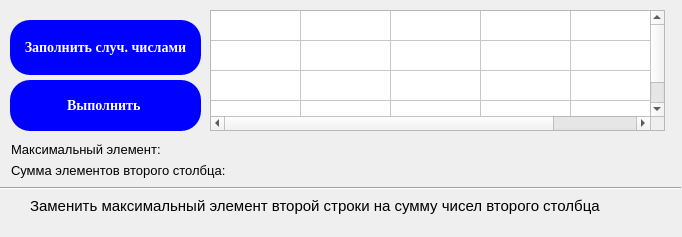
<?xml version="1.0" encoding="UTF-8"?>
<ui version="4.0">
 <class>Dialog</class>
 <widget class="QDialog" name="Dialog">
  <property name="geometry">
   <rect>
    <x>0</x>
    <y>0</y>
    <width>682</width>
    <height>237</height>
   </rect>
  </property>
  <property name="minimumSize">
   <size>
    <width>682</width>
    <height>237</height>
   </size>
  </property>
  <property name="maximumSize">
   <size>
    <width>682</width>
    <height>237</height>
   </size>
  </property>
  <property name="font">
   <font>
    <family>Times New Roman</family>
    <pointsize>12</pointsize>
   </font>
  </property>
  <property name="cursor">
   <cursorShape>ArrowCursor</cursorShape>
  </property>
  <property name="contextMenuPolicy">
   <enum>Qt::ActionsContextMenu</enum>
  </property>
  <property name="windowTitle">
   <string>Dialog</string>
  </property>
  <widget class="QTableWidget" name="tableWidget">
   <property name="enabled">
    <bool>true</bool>
   </property>
   <property name="geometry">
    <rect>
     <x>210</x>
     <y>10</y>
     <width>455</width>
     <height>121</height>
    </rect>
   </property>
   <property name="minimumSize">
    <size>
     <width>441</width>
     <height>0</height>
    </size>
   </property>
   <property name="maximumSize">
    <size>
     <width>455</width>
     <height>220</height>
    </size>
   </property>
   <property name="font">
    <font>
     <pointsize>10</pointsize>
    </font>
   </property>
   <property name="cursor" stdset="0">
    <cursorShape>PointingHandCursor</cursorShape>
   </property>
   <property name="rowCount">
    <number>4</number>
   </property>
   <attribute name="horizontalHeaderVisible">
    <bool>false</bool>
   </attribute>
   <attribute name="horizontalHeaderCascadingSectionResizes">
    <bool>false</bool>
   </attribute>
   <attribute name="horizontalHeaderDefaultSectionSize">
    <number>90</number>
   </attribute>
   <attribute name="horizontalHeaderMinimumSectionSize">
    <number>55</number>
   </attribute>
   <attribute name="verticalHeaderVisible">
    <bool>false</bool>
   </attribute>
   <attribute name="verticalHeaderHighlightSections">
    <bool>false</bool>
   </attribute>
   <row>
    <property name="text">
     <string/>
    </property>
   </row>
   <row>
    <property name="text">
     <string/>
    </property>
   </row>
   <row>
    <property name="text">
     <string/>
    </property>
   </row>
   <row>
    <property name="text">
     <string/>
    </property>
   </row>
   <column>
    <property name="text">
     <string>C1</string>
    </property>
   </column>
   <column>
    <property name="text">
     <string>C2</string>
    </property>
   </column>
   <column>
    <property name="text">
     <string>C3</string>
    </property>
   </column>
   <column>
    <property name="text">
     <string>C4</string>
    </property>
   </column>
   <column>
    <property name="text">
     <string>C5</string>
    </property>
   </column>
  </widget>
  <widget class="QPushButton" name="btn_random_number">
   <property name="geometry">
    <rect>
     <x>10</x>
     <y>20</y>
     <width>191</width>
     <height>55</height>
    </rect>
   </property>
   <property name="palette">
    <palette>
     <active>
      <colorrole role="WindowText">
       <brush brushstyle="SolidPattern">
        <color alpha="255">
         <red>255</red>
         <green>255</green>
         <blue>255</blue>
        </color>
       </brush>
      </colorrole>
      <colorrole role="Button">
       <brush brushstyle="SolidPattern">
        <color alpha="255">
         <red>0</red>
         <green>0</green>
         <blue>255</blue>
        </color>
       </brush>
      </colorrole>
      <colorrole role="Text">
       <brush brushstyle="SolidPattern">
        <color alpha="255">
         <red>255</red>
         <green>255</green>
         <blue>255</blue>
        </color>
       </brush>
      </colorrole>
      <colorrole role="ButtonText">
       <brush brushstyle="SolidPattern">
        <color alpha="255">
         <red>255</red>
         <green>255</green>
         <blue>255</blue>
        </color>
       </brush>
      </colorrole>
      <colorrole role="Base">
       <brush brushstyle="SolidPattern">
        <color alpha="255">
         <red>0</red>
         <green>0</green>
         <blue>255</blue>
        </color>
       </brush>
      </colorrole>
      <colorrole role="Window">
       <brush brushstyle="SolidPattern">
        <color alpha="255">
         <red>0</red>
         <green>0</green>
         <blue>255</blue>
        </color>
       </brush>
      </colorrole>
     </active>
     <inactive>
      <colorrole role="WindowText">
       <brush brushstyle="SolidPattern">
        <color alpha="255">
         <red>255</red>
         <green>255</green>
         <blue>255</blue>
        </color>
       </brush>
      </colorrole>
      <colorrole role="Button">
       <brush brushstyle="SolidPattern">
        <color alpha="255">
         <red>0</red>
         <green>0</green>
         <blue>255</blue>
        </color>
       </brush>
      </colorrole>
      <colorrole role="Text">
       <brush brushstyle="SolidPattern">
        <color alpha="255">
         <red>255</red>
         <green>255</green>
         <blue>255</blue>
        </color>
       </brush>
      </colorrole>
      <colorrole role="ButtonText">
       <brush brushstyle="SolidPattern">
        <color alpha="255">
         <red>255</red>
         <green>255</green>
         <blue>255</blue>
        </color>
       </brush>
      </colorrole>
      <colorrole role="Base">
       <brush brushstyle="SolidPattern">
        <color alpha="255">
         <red>0</red>
         <green>0</green>
         <blue>255</blue>
        </color>
       </brush>
      </colorrole>
      <colorrole role="Window">
       <brush brushstyle="SolidPattern">
        <color alpha="255">
         <red>0</red>
         <green>0</green>
         <blue>255</blue>
        </color>
       </brush>
      </colorrole>
     </inactive>
     <disabled>
      <colorrole role="WindowText">
       <brush brushstyle="SolidPattern">
        <color alpha="255">
         <red>255</red>
         <green>255</green>
         <blue>255</blue>
        </color>
       </brush>
      </colorrole>
      <colorrole role="Button">
       <brush brushstyle="SolidPattern">
        <color alpha="255">
         <red>0</red>
         <green>0</green>
         <blue>255</blue>
        </color>
       </brush>
      </colorrole>
      <colorrole role="Text">
       <brush brushstyle="SolidPattern">
        <color alpha="255">
         <red>255</red>
         <green>255</green>
         <blue>255</blue>
        </color>
       </brush>
      </colorrole>
      <colorrole role="ButtonText">
       <brush brushstyle="SolidPattern">
        <color alpha="255">
         <red>255</red>
         <green>255</green>
         <blue>255</blue>
        </color>
       </brush>
      </colorrole>
      <colorrole role="Base">
       <brush brushstyle="SolidPattern">
        <color alpha="255">
         <red>0</red>
         <green>0</green>
         <blue>255</blue>
        </color>
       </brush>
      </colorrole>
      <colorrole role="Window">
       <brush brushstyle="SolidPattern">
        <color alpha="255">
         <red>0</red>
         <green>0</green>
         <blue>255</blue>
        </color>
       </brush>
      </colorrole>
     </disabled>
    </palette>
   </property>
   <property name="font">
    <font>
     <pointsize>-1</pointsize>
     <weight>87</weight>
     <bold>true</bold>
    </font>
   </property>
   <property name="cursor">
    <cursorShape>PointingHandCursor</cursorShape>
   </property>
   <property name="acceptDrops">
    <bool>false</bool>
   </property>
   <property name="styleSheet">
    <string notr="true">background-color:blue;
color:white;
border-radius:20px;
font-size:14px;
font-weight:700</string>
   </property>
   <property name="text">
    <string>Заполнить случ. числами</string>
   </property>
  </widget>
  <widget class="QPushButton" name="btn_solve">
   <property name="enabled">
    <bool>true</bool>
   </property>
   <property name="geometry">
    <rect>
     <x>10</x>
     <y>80</y>
     <width>191</width>
     <height>51</height>
    </rect>
   </property>
   <property name="palette">
    <palette>
     <active>
      <colorrole role="WindowText">
       <brush brushstyle="SolidPattern">
        <color alpha="255">
         <red>255</red>
         <green>255</green>
         <blue>255</blue>
        </color>
       </brush>
      </colorrole>
      <colorrole role="Button">
       <brush brushstyle="SolidPattern">
        <color alpha="255">
         <red>0</red>
         <green>0</green>
         <blue>255</blue>
        </color>
       </brush>
      </colorrole>
      <colorrole role="Text">
       <brush brushstyle="SolidPattern">
        <color alpha="255">
         <red>255</red>
         <green>255</green>
         <blue>255</blue>
        </color>
       </brush>
      </colorrole>
      <colorrole role="ButtonText">
       <brush brushstyle="SolidPattern">
        <color alpha="255">
         <red>255</red>
         <green>255</green>
         <blue>255</blue>
        </color>
       </brush>
      </colorrole>
      <colorrole role="Base">
       <brush brushstyle="SolidPattern">
        <color alpha="255">
         <red>0</red>
         <green>0</green>
         <blue>255</blue>
        </color>
       </brush>
      </colorrole>
      <colorrole role="Window">
       <brush brushstyle="SolidPattern">
        <color alpha="255">
         <red>0</red>
         <green>0</green>
         <blue>255</blue>
        </color>
       </brush>
      </colorrole>
     </active>
     <inactive>
      <colorrole role="WindowText">
       <brush brushstyle="SolidPattern">
        <color alpha="255">
         <red>255</red>
         <green>255</green>
         <blue>255</blue>
        </color>
       </brush>
      </colorrole>
      <colorrole role="Button">
       <brush brushstyle="SolidPattern">
        <color alpha="255">
         <red>0</red>
         <green>0</green>
         <blue>255</blue>
        </color>
       </brush>
      </colorrole>
      <colorrole role="Text">
       <brush brushstyle="SolidPattern">
        <color alpha="255">
         <red>255</red>
         <green>255</green>
         <blue>255</blue>
        </color>
       </brush>
      </colorrole>
      <colorrole role="ButtonText">
       <brush brushstyle="SolidPattern">
        <color alpha="255">
         <red>255</red>
         <green>255</green>
         <blue>255</blue>
        </color>
       </brush>
      </colorrole>
      <colorrole role="Base">
       <brush brushstyle="SolidPattern">
        <color alpha="255">
         <red>0</red>
         <green>0</green>
         <blue>255</blue>
        </color>
       </brush>
      </colorrole>
      <colorrole role="Window">
       <brush brushstyle="SolidPattern">
        <color alpha="255">
         <red>0</red>
         <green>0</green>
         <blue>255</blue>
        </color>
       </brush>
      </colorrole>
     </inactive>
     <disabled>
      <colorrole role="WindowText">
       <brush brushstyle="SolidPattern">
        <color alpha="255">
         <red>255</red>
         <green>255</green>
         <blue>255</blue>
        </color>
       </brush>
      </colorrole>
      <colorrole role="Button">
       <brush brushstyle="SolidPattern">
        <color alpha="255">
         <red>0</red>
         <green>0</green>
         <blue>255</blue>
        </color>
       </brush>
      </colorrole>
      <colorrole role="Text">
       <brush brushstyle="SolidPattern">
        <color alpha="255">
         <red>255</red>
         <green>255</green>
         <blue>255</blue>
        </color>
       </brush>
      </colorrole>
      <colorrole role="ButtonText">
       <brush brushstyle="SolidPattern">
        <color alpha="255">
         <red>255</red>
         <green>255</green>
         <blue>255</blue>
        </color>
       </brush>
      </colorrole>
      <colorrole role="Base">
       <brush brushstyle="SolidPattern">
        <color alpha="255">
         <red>0</red>
         <green>0</green>
         <blue>255</blue>
        </color>
       </brush>
      </colorrole>
      <colorrole role="Window">
       <brush brushstyle="SolidPattern">
        <color alpha="255">
         <red>0</red>
         <green>0</green>
         <blue>255</blue>
        </color>
       </brush>
      </colorrole>
     </disabled>
    </palette>
   </property>
   <property name="font">
    <font>
     <pointsize>-1</pointsize>
     <weight>87</weight>
     <bold>true</bold>
    </font>
   </property>
   <property name="cursor">
    <cursorShape>PointingHandCursor</cursorShape>
   </property>
   <property name="styleSheet">
    <string notr="true">background-color:blue;
color:white;
border-radius:20px;
font-size:14px;
font-weight:700</string>
   </property>
   <property name="text">
    <string>Выполнить </string>
   </property>
  </widget>
  <widget class="QLabel" name="label_max_el">
   <property name="geometry">
    <rect>
     <x>11</x>
     <y>141</y>
     <width>331</width>
     <height>16</height>
    </rect>
   </property>
   <property name="font">
    <font>
     <family>Segoe UI</family>
     <pointsize>10</pointsize>
    </font>
   </property>
   <property name="text">
    <string>Максимальный элемент:</string>
   </property>
  </widget>
  <widget class="QLabel" name="label_sum">
   <property name="geometry">
    <rect>
     <x>11</x>
     <y>160</y>
     <width>331</width>
     <height>20</height>
    </rect>
   </property>
   <property name="font">
    <font>
     <family>Segoe UI</family>
     <pointsize>10</pointsize>
    </font>
   </property>
   <property name="text">
    <string>Сумма элементов второго столбца:</string>
   </property>
  </widget>
  <widget class="QLabel" name="label_task_1">
   <property name="geometry">
    <rect>
     <x>30</x>
     <y>190</y>
     <width>631</width>
     <height>31</height>
    </rect>
   </property>
   <property name="font">
    <font>
     <family>Segoe UI</family>
     <pointsize>11</pointsize>
    </font>
   </property>
   <property name="text">
    <string>Заменить максимальный элемент второй строки на сумму чисел второго столбца</string>
   </property>
  </widget>
  <widget class="QLabel" name="label_error">
   <property name="geometry">
    <rect>
     <x>350</x>
     <y>144</y>
     <width>321</width>
     <height>31</height>
    </rect>
   </property>
   <property name="font">
    <font>
     <family>Segoe UI</family>
     <pointsize>13</pointsize>
     <weight>50</weight>
     <bold>false</bold>
    </font>
   </property>
   <property name="styleSheet">
    <string notr="true">color: rgb(170, 0, 0);</string>
   </property>
   <property name="text">
    <string/>
   </property>
  </widget>
  <widget class="Line" name="line">
   <property name="geometry">
    <rect>
     <x>0</x>
     <y>180</y>
     <width>681</width>
     <height>16</height>
    </rect>
   </property>
   <property name="orientation">
    <enum>Qt::Horizontal</enum>
   </property>
  </widget>
 </widget>
 <resources/>
 <connections/>
</ui>
